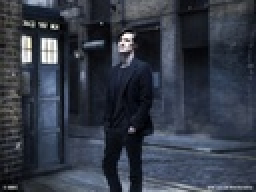
#> input picture Assignments/Asgn2/assignment-2-20161302animesh/images/input_data/11thDoctor_1024x768.jpg, 128 x 96 px, shrunk from 1024 x 768 before the run (shown 2 times larger)
$ jupyter execute Q1.ipynb
#> lines starting #> are read from the running program, lines starting #| are printed output that depends on the picture
[cell 1]
import cv2
import numpy as np
import os
import matplotlib
from matplotlib import pyplot as plt
import time
os.chdir("../images/")

def str_int_lex(m):
    if m<10: return "0"+str(m)
    return str(m)

# print(str_int_lex(9))

[cell 2]
def filter_img(im, fil):
    fil = np.array(fil)
    view_shape = tuple(np.subtract(im.shape, fil.shape) + 1) + fil.shape
    strd = np.lib.stride_tricks.as_strided
    subM = strd(im, shape = view_shape, strides = im.strides * 2)
    return np.einsum('ij,ijkl->kl',fil,subM.T).T

def filter_avg(im,k,efficient=True):
    n = k*k
    f = np.ones([k,k])/n
    img = np.array(im)
    h,w = img.shape
    d = int(k-1)
    m = int(d/2)
    imn = np.zeros([h+d,w+d])
    imn[m:h+m,m:w+m] = img[:,:]
    img_new = np.zeros([h,w])
    start = time.time()
    if(efficient):
        img_new = filter_img(img,f)
    else:
        for i in np.arange(m,h+m):
            for j in np.arange(m,w+m):
                img_n = imn[i-m:i+m+1,j-m:j+m+1]
                p = np.multiply(img_n,f)
                img_new[i-m,j-m] = np.sum(p)
        img_new = np.floor(img_new).astype('uint8')
    end = time.time()
    duration = end - start
    return duration, img_new

[cell 3]
test_path = ["input_data/11thDoctor_1024x768.jpg", "input_data/11thDoctor_2048x1536.jpg", "input_data/11thDoctor_800x600.jpg", "input_data/11thDoctor_1600x1200.jpg"]

eeft_1 = []
neft_1 = []

x = range(3,14,2)

for j in range(4):
    img = cv2.imread(test_path[j])
#> img is the input picture: shape (96, 128, 3); mean B, G, R 70.2, 58.1, 52
    img = cv2.cvtColor(img,cv2.COLOR_BGR2GRAY)
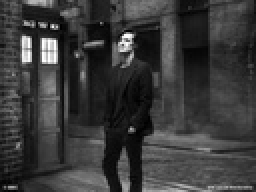
#> img: shape (96, 128) (shown 2 times larger); min 0, max 255, mean 57.7
    filt_eeft = []
    filt_neft = []
    for i in x:
        print("k:",i)
        t,new_im = filter_avg(img,i)
        cv2.imwrite("output_data/Q1/Q1_2/test_avg_eeft_" + str(j) + "_" + str_int_lex(i) + ".jpg",new_im)
        filt_eeft.append(t)
        t,new_im = filter_avg(img,i,efficient=False)
        cv2.imwrite("output_data/Q1/Q1_1/test_avg_neft_" + str(j) + "_" + str_int_lex(i) + ".jpg",new_im)
        filt_neft.append(t)
#> this loop made 6 passes
#> pass 1, in filter_avg, `img_new = filter_img(img,f)`:
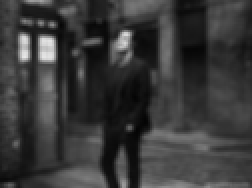
#> img_new: shape (94, 126) float64 (shown 2 times larger); min 4, max 231.2, mean 57.5
#> pass 1, `t,new_im = filter_avg(img,i,efficient=False)`:
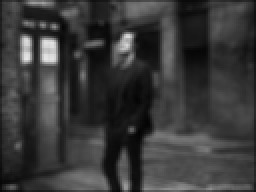
#> new_im: shape (96, 128) (shown 2 times larger); min 3, max 231, mean 56.4
#> pass 2, in filter_avg (call 3), `img_new = filter_img(img,f)`:
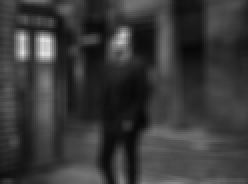
#> img_new: shape (92, 124) float64 (shown 2 times larger); min 7.68, max 229.1, mean 57.1
#> after the loop, filt_eeft = [0.00244, 0.00238, 0.00153, 0.00262, 0.00293, 0.00351]; filt_neft = [0.0766, 0.0736, 0.0747, 0.0741, 0.0848, 0.0789]
    eeft_1.append(filt_eeft)
    neft_1.append(filt_neft)
#> pass 2 of the loop `for j in range(4):`:
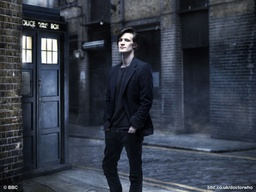
#> input picture Assignments/Asgn2/assignment-2-20161302animesh/images/input_data/11thDoctor_2048x1536.jpg, 256 x 192 px, shrunk from 2048 x 1536 before the run
#> img is the input picture: shape (192, 256, 3); mean B, G, R 70.2, 58.1, 52
#> the loop `for i in x:` made 6 passes
#> pass 1, in filter_avg (call 13), `img_new = filter_img(img,f)`:
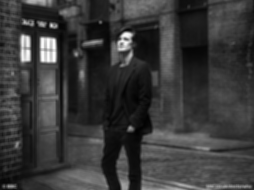
#> img_new: shape (190, 254) float64; min 1.67, max 252.9, mean 57.6
#> after the loop `for i in x:`: filt_eeft = [0.00595, 0.00617, 0.00612, 0.00899, 0.0113, 0.0142]; filt_neft = [0.292, 0.292, 0.293, 0.298, 0.3, 0.323]
#> pass 3 of the loop `for j in range(4):`:
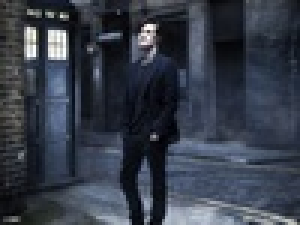
#> input picture Assignments/Asgn2/assignment-2-20161302animesh/images/input_data/11thDoctor_800x600.jpg, 100 x 75 px, shrunk from 800 x 600 before the run (shown 3 times larger)
#> img is the input picture: shape (75, 100, 3); mean B, G, R 72.5, 60.3, 53.9
#> the loop `for i in x:` made 6 passes
#> after the loop `for i in x:`: filt_eeft = [0.00157, 0.00169, 0.000957, 0.0013, 0.0019, 0.00232]; filt_neft = [0.045, 0.0461, 0.0461, 0.0459, 0.05, 0.0537]
#> the loop made 4 passes; the first 3 are shown

[cell 4]
plot_marker_e = ['-.g','-.b','-.y','-.c']
#> plot_marker_e = ['-.g', '-.b', '-.y', '-.c']
plot_marker_n = ['--g','--b','--y','--c']

for k in range(4):
    plt.plot(x,eeft_1[k],plot_marker_e[k])
plt.show()

for k in range(4):
    plt.plot(x,neft_1[k],plot_marker_n[k])
plt.show()

for k in range(4):
    plt.plot(x,eeft_1[k],plot_marker_e[k])
    plt.plot(x,neft_1[k],plot_marker_n[k])
plt.show()

[cell 5]
def median_filter(im, k):
    #fil = np.array()
    view_shape = tuple(np.subtract(im.shape, (k,k)) + 1) + (k,k)
    strd = np.lib.stride_tricks.as_strided
    subM = strd(im, shape = view_shape, strides = im.strides * 2)
    return np.median(subM,axis=(2,3))

def run_median_filter(im,k,efficient=True):
    start = time.time()
    if efficient:
        filtered_im = median_filter(im,k)
    else:
        w,h = im.shape
        filtered_im = np.zeros(im.shape)
        for i in range(k//2,w-k//2):
            for j in range(k//2,h-k//2):
                filtered_im[i,j] = np.median(im[i-k//2:i+k//2 +1,j-k//2:j+k//2 + 1])
    end = time.time()
    duration = end - start
    return duration, filtered_im

[cell 6]
test_path = ["input_data/11thDoctor_1024x768.jpg", "input_data/11thDoctor_2048x1536.jpg", "input_data/11thDoctor_800x600.jpg", "input_data/11thDoctor_1600x1200.jpg"]

eeft_2 = []
neft_2 = []

x = range(3,14,2)

for j in range(len(test_path)):
    img = cv2.imread(test_path[j])
    img = cv2.cvtColor(img,cv2.COLOR_BGR2GRAY)
    filt_eeft = []
    filt_neft = []
    for i in x:
        print("k:",i)
        t,new_im = run_median_filter(img,i)
        cv2.imwrite("output_data/Q1/Q1_4/test_med_eeft_" + str(j) + "_" + str_int_lex(i) + ".jpg",new_im)
        filt_eeft.append(t)
        t,new_im = run_median_filter(img,i,efficient=False)
        cv2.imwrite("output_data/Q1/Q1_3/test_med_neft_" + str(j) + "_" + str_int_lex(i) + ".jpg",new_im)
        filt_neft.append(t)
#> this loop made 6 passes
#> pass 1, `cv2.imwrite("output_data/Q1/Q1_4/test_med_eeft_" + str(j) + "_" + str_..`:
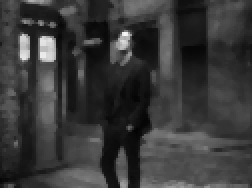
#> saved as test_med_eeft_0_03.jpg: shape (94, 126) (shown 2 times larger); min 3, max 248, mean 56.7
#> pass 1, `t,new_im = run_median_filter(img,i,efficient=False)`:
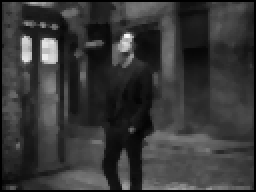
#> new_im: shape (96, 128) float64 (shown 2 times larger); min 0, max 248, mean 54.7
    eeft_2.append(filt_eeft)
    neft_2.append(filt_neft)
#> pass 2 of the loop `for j in range(len(test_path)):`:
#> the loop `for i in x:` made 6 passes
#> pass 1, `t,new_im = run_median_filter(img,i,efficient=False)`:
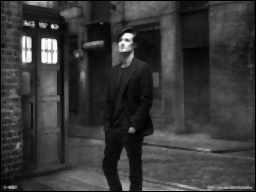
#> new_im: shape (192, 256) float64; min 0, max 255, mean 56.2
#> pass 3 of the loop `for j in range(len(test_path)):`:
#> the loop `for i in x:` made 6 passes
#> pass 1, `t,new_im = run_median_filter(img,i,efficient=False)`:
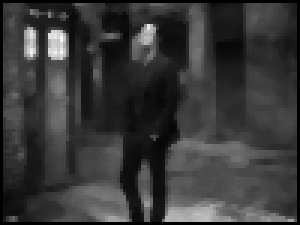
#> new_im: shape (75, 100) float64 (shown 3 times larger); min 0, max 248, mean 55.9
#> the loop made 4 passes; the first 3 are shown

[cell 7]
for k in range(len(test_path)):
    plt.plot(x,eeft_2[k],'-.')
#> this loop made 4 passes
plt.show()

for k in range(len(test_path)):
    plt.plot(x,neft_2[k])
plt.show()
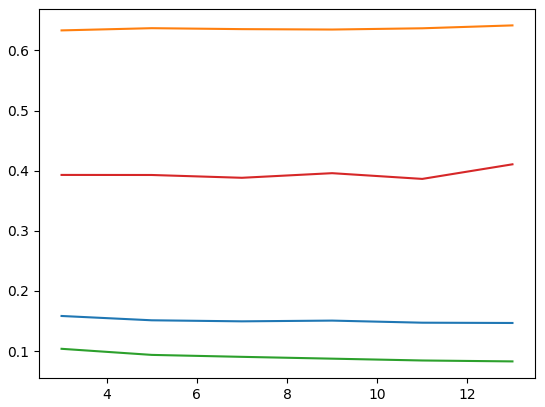
#> figure drawn by matplotlib, 1 panel

for k in range(len(test_path)):
    plt.plot(x,eeft_2[k],'-.')
    plt.plot(x,neft_2[k])
plt.show()
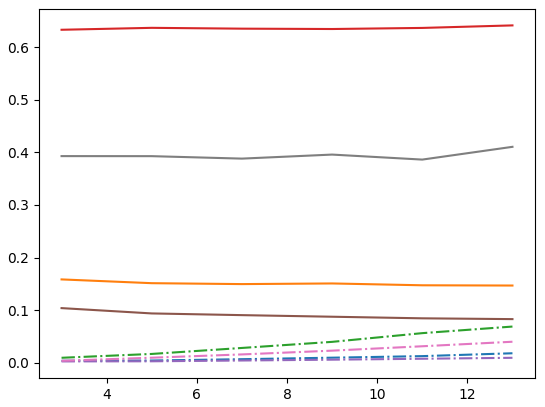
#> figure drawn by matplotlib, 1 panel

[cell 8]
img_path = "input_data/Noisy.jpg"

img = cv2.imread(img_path)
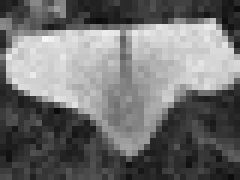
#> input picture Assignments/Asgn2/assignment-2-20161302animesh/images/input_data/Noisy.jpg, 40 x 30 px, shrunk from 320 x 240 before the run (shown 6 times larger)
#> img is the input picture: shape (30, 40, 3); min 11, max 245, mean 113
img = cv2.cvtColor(img,cv2.COLOR_BGR2GRAY)
#> img: shape (30, 40)

t,new_im = run_median_filter(img,5)
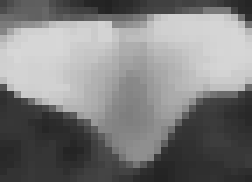
#> new_im: shape (26, 36) float64 (shown 7 times larger); min 34, max 215, mean 126.1

[cell 9]
cv2.imwrite('output_data/Q1/Q1_5/Noisy_Processed.jpg',new_im)
